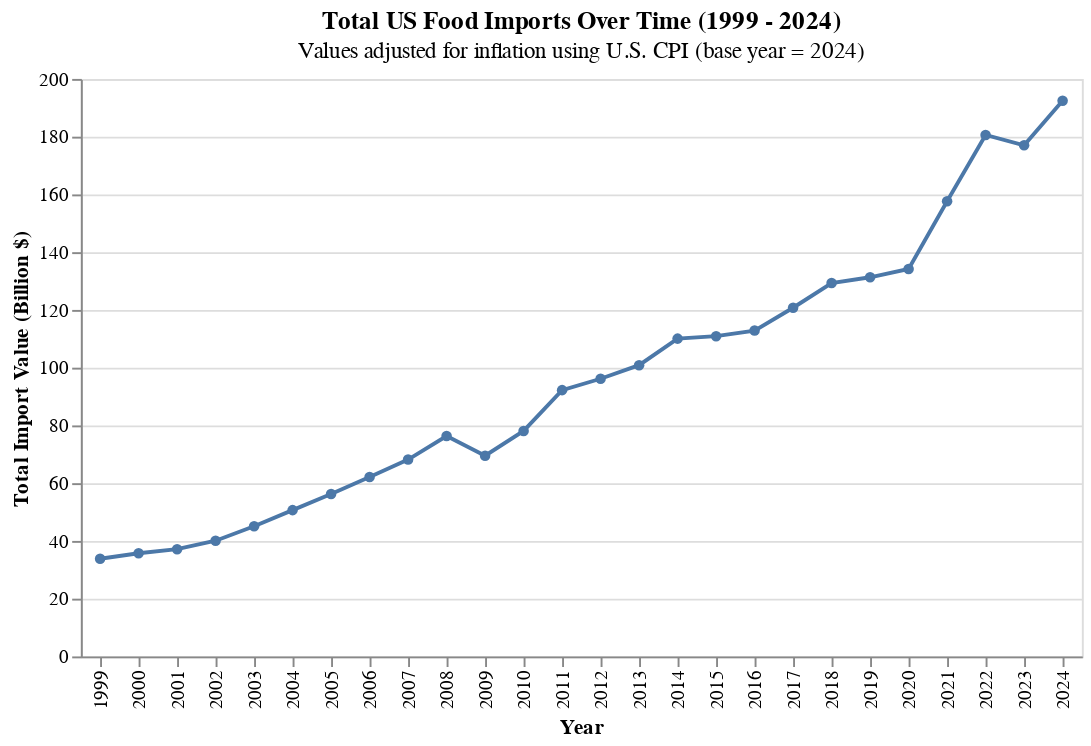

This figure's notebook cell:
### Code cell
df_adjusted = df_clean_b.join(df_inflation, on="YearNum", how="left")

base_cpi = df_inflation.filter(pl.col("YearNum") == 2024)["CPI"][0]

df_adjusted = df_adjusted.with_columns(
    (
        pl.col("FoodValue_B") * (base_cpi / pl.col("CPI"))
    ).alias("FoodValue_B_Real")
)

chart_import_trend = (
    alt.Chart(df_adjusted)
    .mark_line(point=True)
    .encode(
        x=alt.X("YearNum:O", title="Year"), 
        y=alt.Y(
            "sum(FoodValue_B):Q", 
            title="Total Import Value (Billion $)"
        )
    )
    .properties(title={
                "text": "Total US Food Imports Over Time (1999 - 2024)",
                "subtitle": "Values adjusted for inflation using U.S. CPI (base year = 2024)"
                }
    )
)

chart_import_trend

### Figure 1 — Vega-Lite specification as saved in the notebook (floating-point values rounded to 4 significant figures; data arrays with more than 128 entries replaced by an {"elided": "..."} marker saying what was removed)
{"config": {"view": {"continuousWidth": 300, "continuousHeight": 300}}, "data": {"name": "data-3bac37c0e1591c411ca4f432917b63cd"}, "mark": {"type": "line", "point": true}, "encoding": {"x": {"field": "YearNum", "title": "Year", "type": "ordinal"}, "y": {"aggregate": "sum", "field": "FoodValue_B", "title": "Total Import Value (Billion $)", "type": "quantitative"}}, "title": {"text": "Total US Food Imports Over Time (1999 - 2024)", "subtitle": "Values adjusted for inflation using U.S. CPI (base year = 2024)"}, "$schema": "https://vega.github.io/schema/vega-lite/v5.20.1.json", "datasets": {"data-3bac37c0e1591c411ca4f432917b63cd": {"elided": "9490 records"}}}
